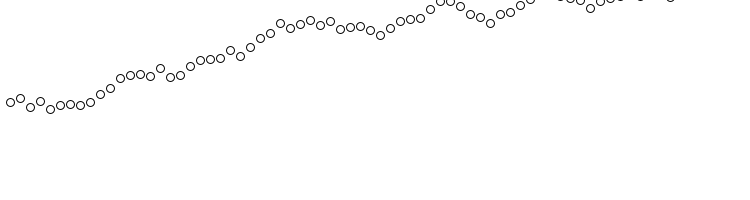
Frame 1 (no input)
Frame 60 (the mouse pressed at the canvas centre just before this capture): identical to frame 1, image omitted
Frame 120 (the mouse held since frame 60 and released just before this capture): identical to frame 1, image omitted

The Processing sketch that drew this single still picture (run headless with seeded random() and noise(); from frame 60 on, the mouse is pressed at the canvas centre):

// Processing sketch: processing_37143
// ── processing_37143.pde

// Quiz 2011-09-14-C 
// 10 points total:
// 3 points: In a wide canvas, draw a sequence of 70 circles;
// they are spaced every 10 pixels across the screen.
// 7 points: Each circle's vertical position is randomly displaced from that of the previous one.
// Image: http://cmuems.com/2011/resources/golan-quiz-2011-09-14/quiz-2011-09-14-c.jpg 

void setup() {
  size(750, 200);
  doThatThing();
} 

void draw(){
}

void mousePressed(){
  doThatThing();
}

//----------------------------------
void doThatThing(){
  
  background(255);
  smooth();

  float y = height/2;
  for (int i=1; i<70; i++) {

    float x = i*10;
    y = y + random(-10, 10);
    
    ellipse (x,y, 8,8);
    
  }
}

                
